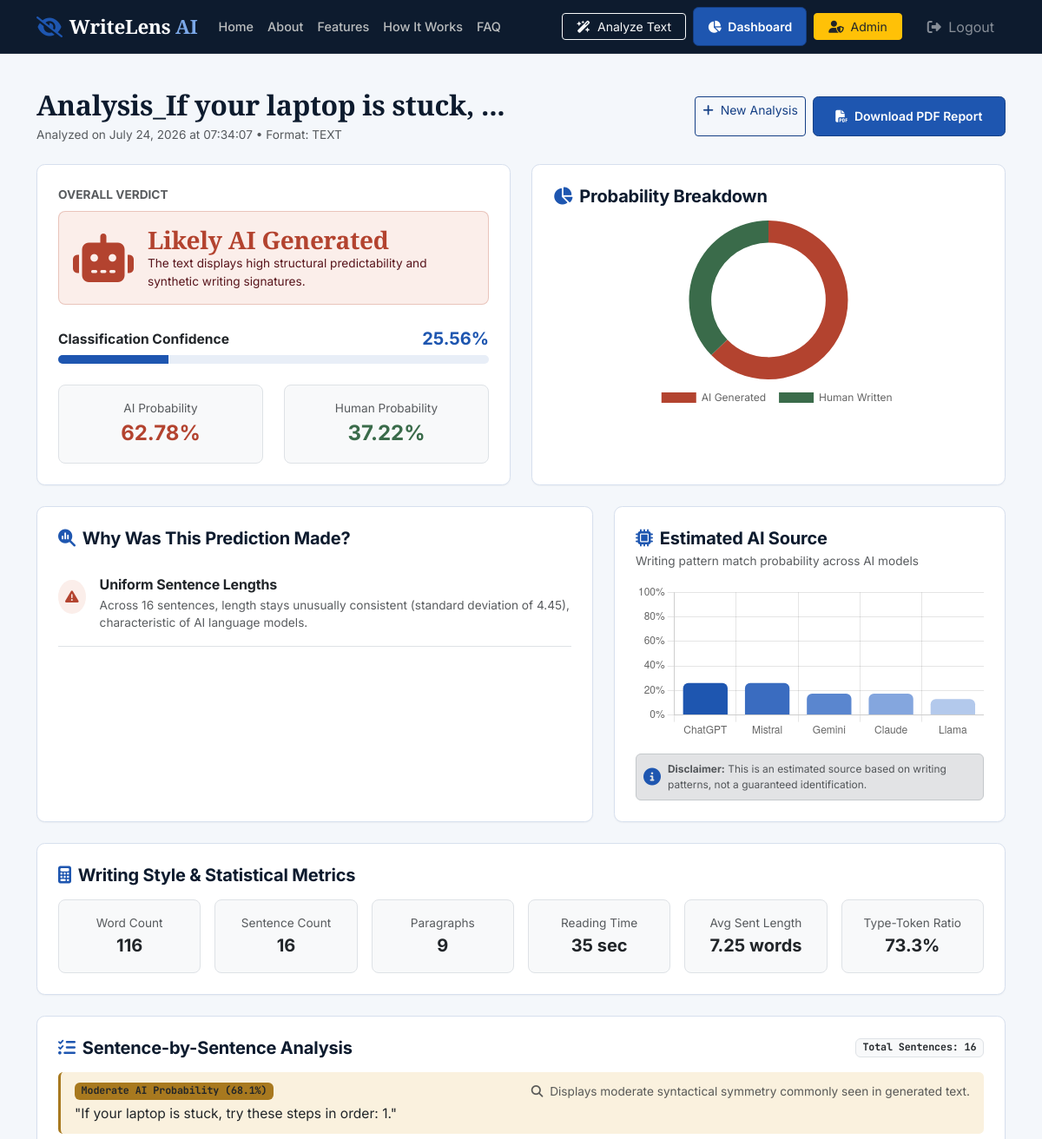
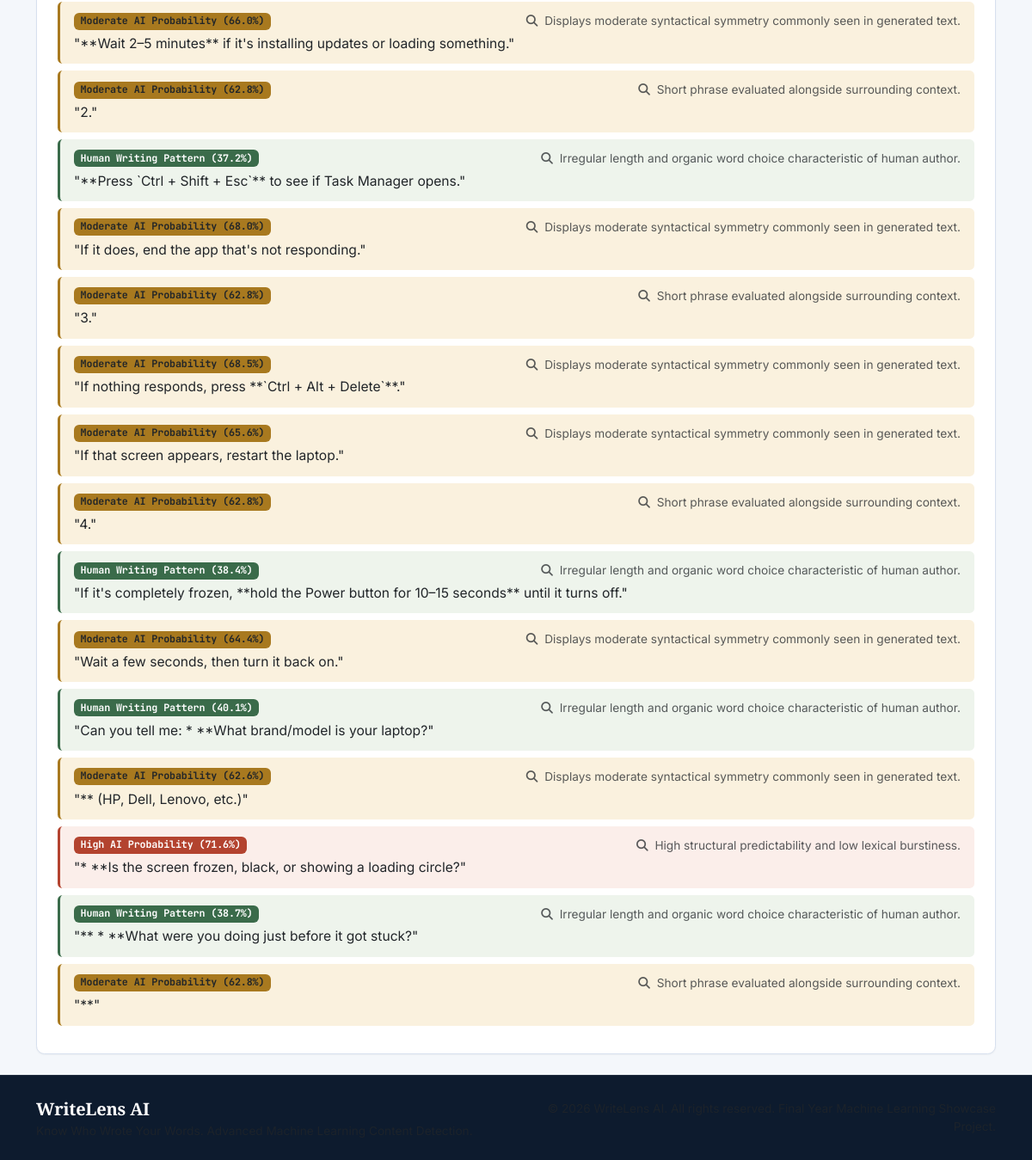
Page /analysis/result/2 (signed in) on the committed database (2 pictures, top to bottom).
### app/models/database.py (models this page shows, shortened)
class AnalysisRecord(db.Model):
    __tablename__ = 'analysis_records'
    id = db.Column(db.Integer, primary_key=True)
    user_id = db.Column(db.Integer, db.ForeignKey('users.id'), nullable=True, index=True)
    title = db.Column(db.String(150), nullable=False, default="Untitled Analysis")
    full_text = db.Column(db.Text, nullable=False)
    text_preview = db.Column(db.String(300), nullable=False)
    file_name = db.Column(db.String(150), nullable=True)
    file_type = db.Column(db.String(20), nullable=False, default="TEXT")
    prediction = db.Column(db.String(50), nullable=False)  # "AI Generated" or "Human Written"
    confidence_score = db.Column(db.Float, nullable=False)
    human_prob = db.Column(db.Float, nullable=False)
    ai_prob = db.Column(db.Float, nullable=False)
    sentence_analysis_json = db.Column(db.Text, nullable=False, default="[]")
    explanations_json = db.Column(db.Text, nullable=False, default="[]")
    ai_sources_json = db.Column(db.Text, nullable=False, default="{}")
    stats_json = db.Column(db.Text, nullable=False, default="{}")
    created_at = db.Column(db.DateTime, default=datetime.utcnow, index=True)
    def get_sentence_analysis(self):
        return json.loads(self.sentence_analysis_json) if self.sentence_analysis_json else []
    def get_explanations(self):
        return json.loads(self.explanations_json) if self.explanations_json else []
    def get_ai_sources(self):
        return json.loads(self.ai_sources_json) if self.ai_sources_json else {}
    def get_stats(self):
        return json.loads(self.stats_json) if self.stats_json else {}

### app/routes/analysis.py (the view)
@analysis_bp.route('/result/<int:record_id>')
@login_required
def result(record_id):
    record = AnalysisRecord.query.get_or_404(record_id)
    if record.user_id != current_user.id and not current_user.is_admin:
        flash("Unauthorized access to requested analysis record.", "danger")
        return redirect(url_for('dashboard.index'))
    return render_template('dashboard/result.html', record=record)

### app/__init__.py (called while the page is built)
@login_manager.user_loader
def load_user(user_id):
    return User.query.get(int(user_id))

### app/templates/dashboard/result.html (shortened to what this page needs)
{% extends 'base.html' %}
{% block content %}
<div class="container py-4">
    <div class="d-flex flex-wrap justify-content-between align-items-center mb-4 gap-3">
        <div>
            <h2 class="fw-bold brand-font mb-1">{{ record.title }}</h2>
            <p class="text-muted small mb-0">Analyzed on {{ record.created_at.strftime('%B %d, %Y at %H:%M:%S') }} • Format: {{ record.file_type }}</p>
        </div>
        <div class="d-flex gap-2">
            <a href="{{ url_for('analysis.new') }}" class="btn btn-outline-primary btn-sm">
                <i class="fa-solid fa-plus me-1"></i> New Analysis
            </a>
            <a href="{{ url_for('api.download_pdf_report', record_id=record.id) }}" class="btn btn-primary-custom btn-sm">
                <i class="fa-solid fa-file-pdf me-1"></i> Download PDF Report
            </a>
        </div>
    </div>
    {% set stats_early = record.get_stats() %}
    <div class="row g-4 mb-4">
        <div class="col-lg-6">
            <div class="glass-card p-4 h-100 d-flex flex-column justify-content-between">
                <div>
                    <span class="text-uppercase small fw-bold text-muted d-block mb-2">Overall Verdict</span>
                    {% if record.prediction == 'AI Generated' %}
                        <div class="alert alert-danger d-flex align-items-center mb-4 p-3 rounded-3 border-danger">
                            <i class="fa-solid fa-robot display-4 me-3 text-danger"></i>
                            <div>
                                <h3 class="fw-bold mb-0 text-danger">Likely AI Generated</h3>
                                <p class="small mb-0 text-danger-emphasis">The text displays high structural predictability and synthetic writing signatures.</p>
                            </div>
                        </div>
                    {% endif %}
                    <div class="mb-3">
                        <div class="d-flex justify-content-between align-items-center mb-1">
                            <span class="fw-bold text-dark">Classification Confidence</span>
                            <span class="fw-bold fs-5 text-primary">{{ record.confidence_score }}%</span>
                        </div>
                        <div class="progress" style="height: 10px;">
                            <div class="progress-bar bg-primary" role="progressbar" style="width: {{ record.confidence_score }}%;"></div>
                        </div>
                    </div>
                    <div class="row text-center mt-4">
                        <div class="col-6">
                            <div class="p-3 bg-light rounded-3 border">
                                <span class="small text-muted d-block">AI Probability</span>
                                <span class="fw-bold fs-4 text-danger">{{ record.ai_prob }}%</span>
                            </div>
                        </div>
                        <div class="col-6">
                            <div class="p-3 bg-light rounded-3 border">
                                <span class="small text-muted d-block">Human Probability</span>
                                <span class="fw-bold fs-4 text-success">{{ record.human_prob }}%</span>
                            </div>
                        </div>
                    </div>
                </div>
            </div>
        </div>
        <div class="col-lg-6">
            <div class="glass-card p-4 h-100 text-center">
                <h5 class="fw-bold mb-3 text-start"><i class="fa-solid fa-chart-pie me-2 text-primary"></i>Probability Breakdown</h5>
                <div style="position: relative; height: 220px;">
                    <canvas id="probDoughnutChart"></canvas>
                </div>
            </div>
        </div>
    </div>
    <div class="row g-4 mb-4">
        <div class="col-lg-7">
            <div class="glass-card p-4 h-100">
                <h5 class="fw-bold mb-3"><i class="fa-solid fa-magnifying-glass-chart me-2 text-primary"></i>Why Was This Prediction Made?</h5>
                <div class="list-group list-group-flush">
                    {% for exp in record.get_explanations() %}
                        <div class="list-group-item px-0 py-3 border-bottom">
                            <div class="d-flex align-items-start">
                                {% if exp.type == 'ai' %}
                                    <div class="p-2 bg-rose-subtle text-danger rounded-circle me-3 mt-1">
                                        <i class="fa-solid fa-triangle-exclamation"></i>
                                    </div>
                                {% else %}
                                    <div class="p-2 bg-emerald-subtle text-success rounded-circle me-3 mt-1">
                                        <i class="fa-solid fa-circle-check"></i>
                                    </div>
                                {% endif %}
                                <div>
                                    <h6 class="fw-bold mb-1 text-dark">{{ exp.title }}</h6>
                                    <p class="small text-muted mb-0">{{ exp.description }}</p>
                                </div>
                            </div>
                        </div>
                    {% endfor %}
                </div>
            </div>
        </div>
        <div class="col-lg-5">
            <div class="glass-card p-4 h-100">
                <h5 class="fw-bold mb-1"><i class="fa-solid fa-microchip me-2 text-primary"></i>Estimated AI Source</h5>
                <p class="small text-muted mb-3">Writing pattern match probability across AI models</p>
                <div style="position: relative; height: 180px;" class="mb-3">
                    <canvas id="aiSourceBarChart"></canvas>
                </div>
                <div class="alert alert-secondary p-2 small mb-0 d-flex align-items-center">
                    <i class="fa-solid fa-circle-info text-primary me-2 fs-5"></i>
                    <span class="small text-muted"><b>Disclaimer:</b> {{ record.get_ai_sources().get('disclaimer', '') }}</span>
                </div>
            </div>
        </div>
    </div>
    <div class="glass-card p-4 mb-4">
        <h5 class="fw-bold mb-3"><i class="fa-solid fa-calculator me-2 text-primary"></i>Writing Style & Statistical Metrics</h5>
        {% set stats = record.get_stats() %}
        <div class="row g-3 text-center">
            <div class="col-6 col-md-2">
                <div class="p-3 bg-light rounded-3 border">
                    <span class="small text-muted d-block">Word Count</span>
                    <span class="fw-bold fs-5 text-dark">{{ stats.get('word_count', 0) }}</span>
                </div>
            </div>
            <div class="col-6 col-md-2">
                <div class="p-3 bg-light rounded-3 border">
                    <span class="small text-muted d-block">Sentence Count</span>
                    <span class="fw-bold fs-5 text-dark">{{ stats.get('sentence_count', 0) }}</span>
                </div>
            </div>
            <div class="col-6 col-md-2">
                <div class="p-3 bg-light rounded-3 border">
                    <span class="small text-muted d-block">Paragraphs</span>
                    <span class="fw-bold fs-5 text-dark">{{ stats.get('paragraph_count', 0) }}</span>
                </div>
            </div>
            <div class="col-6 col-md-2">
                <div class="p-3 bg-light rounded-3 border">
                    <span class="small text-muted d-block">Reading Time</span>
                    <span class="fw-bold fs-5 text-dark">{{ stats.get('reading_time_formatted', '0 sec') }}</span>
                </div>
            </div>
            <div class="col-6 col-md-2">
                <div class="p-3 bg-light rounded-3 border">
                    <span class="small text-muted d-block">Avg Sent Length</span>
                    <span class="fw-bold fs-5 text-dark">{{ stats.get('avg_sentence_length', 0) }} words</span>
                </div>
            </div>
            <div class="col-6 col-md-2">
                <div class="p-3 bg-light rounded-3 border">
                    <span class="small text-muted d-block">Type-Token Ratio</span>
                    <span class="fw-bold fs-5 text-dark">{{ (stats.get('type_token_ratio', 0) * 100)|round(1) }}%</span>
                </div>
            </div>
        </div>
    </div>
    <div class="glass-card p-4">
        <div class="d-flex justify-content-between align-items-center mb-3">
            <h5 class="fw-bold mb-0"><i class="fa-solid fa-list-check me-2 text-primary"></i>Sentence-by-Sentence Analysis</h5>
            <span class="badge bg-light text-dark border">
                Total Sentences: {{ record.get_sentence_analysis()|length }}
            </span>
        </div>
        <div class="sentence-list">
            {% for item in record.get_sentence_analysis() %}
                {% set risk_class = 'risk-high' if 'High' in item.risk_level else ('risk-moderate' if 'Moderate' in item.risk_level else 'risk-human') %}
                <div class="sentence-box {{ risk_class }}">
                    <div class="d-flex justify-content-between align-items-center mb-1">
                        <span class="badge {{ 'bg-danger' if 'High' in item.risk_level else ('bg-warning text-dark' if 'Moderate' in item.risk_level else 'bg-success') }}">
                            {{ item.risk_level }} ({{ item.confidence }}%)
                        </span>
                        <small class="text-muted"><i class="fa-solid fa-magnifying-glass me-1"></i> {{ item.reason }}</small>
                    </div>
                    <p class="mb-0 text-dark font-weight-500">"{{ item.sentence }}"</p>
                </div>
            {% endfor %}
        </div>
    </div>
</div>
{% endblock %}
{% block extra_js %}
<script>
    document.addEventListener("DOMContentLoaded", function() {
        const aiProb = {{ record.ai_prob }};
        const humanProb = {{ record.human_prob }};
        initProbabilityChart('probDoughnutChart', aiProb, humanProb);
        const sourcesData = {{ record.get_ai_sources().get('sources', []) | tojson }};
        initAISourceChart('aiSourceBarChart', sourcesData);
    });
</script>
{% endblock %}

### app/static/css/style.css (style rules this page uses)
:root { --ink: #0d1b2e; --ink-soft: #33445c; --paper: #f4f7fb; --paper-dim: #e8eef7; --line: #d7e0ee; --accent: #1e56b0; --accent-ink: #143f85; --ai-color: #b3432f; --ai-bg: #fbeeea; --human-color: #3a6b4a; --human-bg: #eef4ec; --uncertain: #a8791f; --uncertain-bg: #faf1de; --primary-color: var(--accent); --primary-hover: var(--accent-ink); --accent-color: var(--accent); --dark-bg: var(--ink); --card-bg: #14223a; --text-main: #f4f7fb; --text-muted: #8b9db1; --warning-color: var(--uncertain); --bs-primary: #1e56b0; --bs-primary-rgb: 30, 86, 176; --bs-primary-text-emphasis: #143f85; --bs-primary-bg-subtle: #dce7f8; --bs-primary-border-subtle: #aac3ea; --bs-link-color: #143f85; --bs-link-color-rgb: 20, 63, 133; --bs-link-hover-color: #1e56b0; }
body { font-family: 'Inter', sans-serif; background-color: var(--paper); color: var(--ink); min-height: 100vh; display: flex; flex-direction: column; font-size: 0.975rem; }
h1, h2, h3, .brand-font { font-family: 'Source Serif 4', Georgia, serif; letter-spacing: -0.01em; }
h4, h5, h6 { font-family: 'Inter', sans-serif; font-weight: 700; letter-spacing: -0.01em; }
.mono, code, .badge { font-family: 'JetBrains Mono', monospace; letter-spacing: -0.01em; }
a { color: var(--accent-ink); }
.btn-primary-custom { background: var(--accent); color: white; border: 1px solid var(--accent-ink); font-weight: 600; padding: 0.7rem 1.6rem; border-radius: 0.4rem; box-shadow: none; transition: background 0.15s ease, transform 0.1s ease; }
.btn-outline-primary { color: var(--accent-ink); border-color: var(--accent-ink); }
.glass-card { background: #ffffff; border-radius: 0.6rem; border: 1px solid var(--line); box-shadow: 0 1px 2px rgba(20, 24, 31, 0.04); transition: box-shadow 0.15s ease; }
.alert-danger { background: var(--ai-bg); border-color: rgba(179, 67, 47, 0.25) !important; }
.alert-danger .text-danger, .alert-danger.text-danger { color: var(--ai-color) !important; }
.bg-danger { background-color: var(--ai-color) !important; }
.text-danger { color: var(--ai-color) !important; }
.bg-success { background-color: var(--human-color) !important; }
.text-success { color: var(--human-color) !important; }
.bg-warning { background-color: var(--uncertain) !important; }
.sentence-box { padding: 0.75rem 1rem; margin-bottom: 0.5rem; border-radius: 0.35rem; border-left: 3px solid var(--line); background-color: var(--paper); transition: background-color 0.15s ease; }
.sentence-box.risk-high { background-color: var(--ai-bg); border-left-color: var(--ai-color); }
.sentence-box.risk-moderate { background-color: var(--uncertain-bg); border-left-color: var(--uncertain); }
.sentence-box.risk-human { background-color: var(--human-bg); border-left-color: var(--human-color); }
.progress { background-color: var(--paper-dim); }
.progress-bar.bg-primary { background-color: var(--accent) !important; }
.bg-rose-subtle { background-color: var(--ai-bg) !important; }

### rows in the picture
AnalysisRecord: title "Analysis_If your laptop is stuck, ...", created_at "July 24, 2026 at 07:34:07", file_type "TEXT", confidence_score "25.56", ai_prob "62.78", human_prob "37.22", get_ai_sources "This is an estimated source based on writing patterns, not a guaranteed identification."

### other values in the picture
{{ exp.title }} "Uniform Sentence Lengths"
{{ exp.description }} "Across 16 sentences, length stays unusually consistent (standard deviation of 4.45), characteristic of AI language models."
{{ stats.get('word_count', 0) }} "116"
{{ stats.get('sentence_count', 0) }} "16"
{{ stats.get('paragraph_count', 0) }} "9"
{{ stats.get('reading_time_formatted', '0 sec') }} "35 sec"
{{ stats.get('avg_sentence_length', 0) }} "7.25"
{{ (stats.get('type_token_ratio', 0) * 100)|round(1) }} "73.3"
{{ record.get_sentence_analysis()|length }} "16"
{{ item.risk_level }} "Moderate AI Probability" "Moderate AI Probability" "Moderate AI Probability" "Human Writing Pattern" "Moderate AI Probability" "Moderate AI Probability" "Moderate AI Probability" "Moderate AI Probability" "Moderate AI Probability" "Human Writing Pattern" "Moderate AI Probability" "Human Writing Pattern" "Moderate AI Probability" "High AI Probability" "Human Writing Pattern" "Moderate AI Probability"
{{ item.confidence }} "68.1" "66.0" "62.8" "37.2" "68.0" "62.8" "68.5" "65.6" "62.8" "38.4" "64.4" "40.1" "62.6" "71.6" "38.7" "62.8"
{{ item.reason }} "Displays moderate syntactical symmetry commonly seen in generated text." "Displays moderate syntactical symmetry commonly seen in generated text." "Short phrase evaluated alongside surrounding context." "Irregular length and organic word choice characteristic of human author." "Displays moderate syntactical symmetry commonly seen in generated text." "Short phrase evaluated alongside surrounding context." "Displays moderate syntactical symmetry commonly seen in generated text." "Displays moderate syntactical symmetry commonly seen in generated text." "Short phrase evaluated alongside surrounding context." "Irregular length and organic word choice characteristic of human author." "Displays moderate syntactical symmetry commonly seen in generated text." "Irregular length and organic word choice characteristic of human author." "Displays moderate syntactical symmetry commonly seen in generated text." "High structural predictability and low lexical burstiness." "Irregular length and organic word choice characteristic of human author." "Short phrase evaluated alongside surrounding context."
{{ item.sentence }} "If your laptop is stuck, try these steps in order: 1." "**Wait 2–5 minutes** if it's installing updates or loading something." "2." "**Press `Ctrl + Shift + Esc`** to see if Task Manager opens." "If it does, end the app that's not responding." "3." "If nothing responds, press **`Ctrl + Alt + Delete`**." "If that screen appears, restart the laptop." "4." "If it's completely frozen, **hold the Power button for 10–15 seconds** until it turns off." "Wait a few seconds, then turn it back on." "Can you tell me: * **What brand/model is your laptop?" "** (HP, Dell, Lenovo, etc.)" "* **Is the screen frozen, black, or showing a loading circle?" "** * **What were you doing just before it got stuck?" "**"
chart data {{ record.ai_prob }} 62.78
chart data {{ record.human_prob }} 37.22
